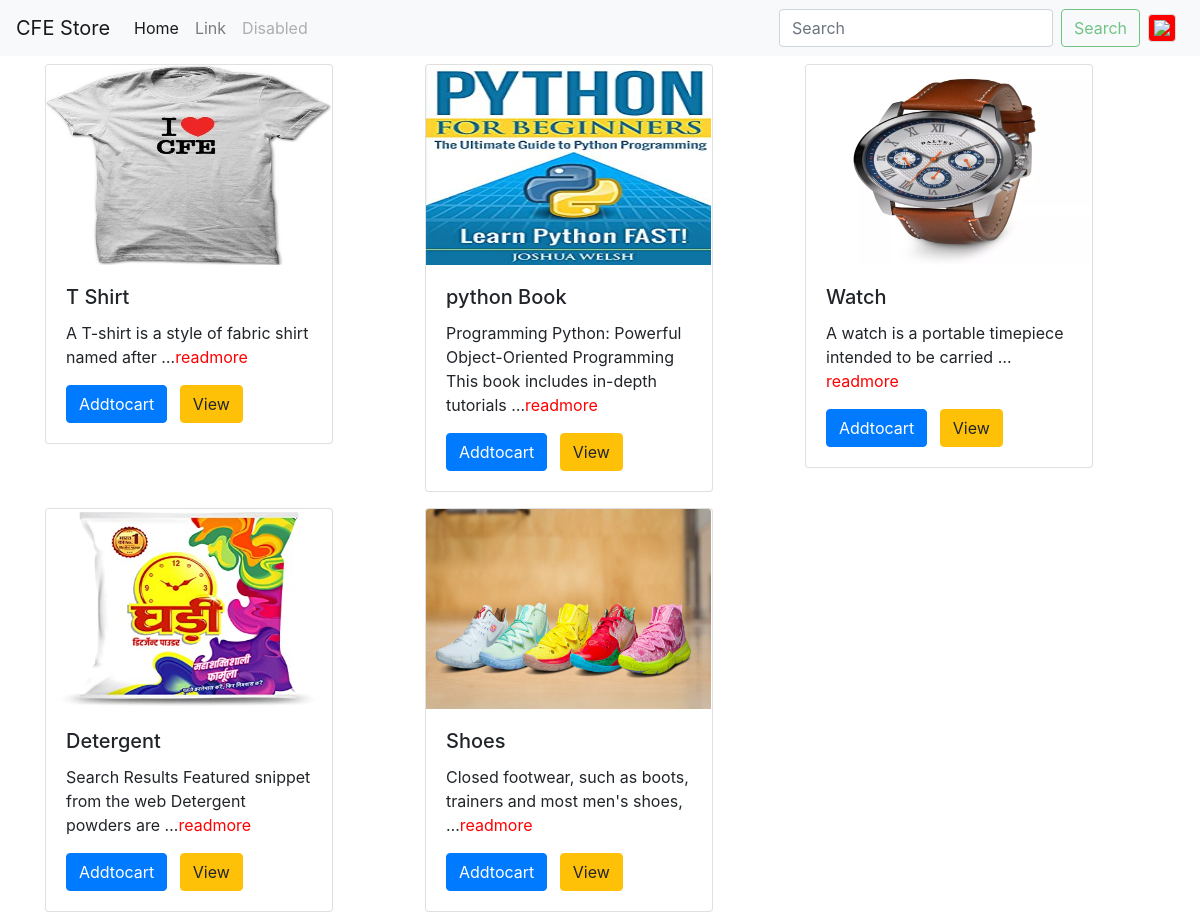
The page / on the database its author committed.
### products/models.py (models this page shows, shortened)
class ProductImage(models.Model):
    product = models.ForeignKey(Product, on_delete=models.CASCADE)
    image = models.ImageField(upload_to='image/', null=True, blank=True)
    featured = models.BooleanField(default=False)
    thumbnail = models.BooleanField(default=False)
    active = models.BooleanField(default=True)
    updated = models.DateTimeField(auto_now_add=False, auto_now=True)

class Product(models.Model):
    title = models.CharField(max_length=120)
    description = models.TextField()
    price = models.DecimalField(decimal_places=2, max_digits=100)
    sale_price = models.DecimalField(decimal_places=2, max_digits=100, \
                                     null=True, blank=True)
    slug = models.SlugField(unique=True)  # Here Slug is the same as the title filed in django
    timestamp = models.DateTimeField(auto_now_add=True, auto_now=False)
    update = models.DateTimeField(auto_now_add=False, auto_now=True)
    active = models.BooleanField(default=True)
    class Meta:
        unique_together = ('title', 'slug')
    @property
    def get_absolute_url(self):
        return reverse("product_detail_view", kwargs={
            "slug": self.slug
        })

### products/views.py (the view)
# urls.py: path('', home, name='home'),
def home(request): #16
    products = Product.objects.all()
    context = {"products": products}
    return render(request, 'products/home.html', context)

### templates/products/home.html (shortened to what this page needs)
{%extends 'base.html'%}
{% load static %}
{% block css%}
<link rel="stylesheet" href="{% static 'css/home.css' %}">
{% endblock %}
{% block content %}
<div class="row">
    {% for product in products %}
    <div class="col-sm-4 my-2">
        <div class="card" style="width: 18rem;">
            {% for item in product.productimage_set.all %}
          <img class="card-img-top image-responsive zoom" style="width:285px;
             height:200px; background-position:center;" id="{{product.id}}" src="media/{{MEDIA_URL}}{{item.image}}" alt="Card image cap">
            {% endfor %}
          <div class="card-body">
            <h5 class="card-title">{{product.title}}</h5>
            <p class="card-text">{{product.description|truncatewords:10}}<a style="color:red;" href="{{ product.get_absolute_url }}">readmore</a></p>
            <a href="{% url 'add_to_cart' product.slug %}" id="{{ product.id }}" class="btn btn-primary addtocart">Addtocart</a>
            <a href="{{ product.get_absolute_url }}" class="btn btn-warning view mx-2">View</a>
          </div>
        </div>
    </div>
    {% endfor %}
</div>
{% endblock %}

### templates/base.html (shortened to what this page needs)
<!DOCTYPE html>
{% load static %}
<html lang="en">
<head>
    <link rel="stylesheet" href="https://stackpath.bootstrapcdn.com/bootstrap/4.3.1/css/bootstrap.min.css">
{% block css%}{% endblock %}
</head>
<body>
{% include 'navbar.html'%}
<div class="container">
{% block content %}
{% endblock %}
</div>
</body>
</html>

### templates/navbar.html (shortened to what this page needs)
{% load static %}
<nav class="navbar navbar-expand-lg navbar-light bg-light">
  <a class="navbar-brand" href="{% url 'home' %}">CFE Store</a>
  <div class="collapse navbar-collapse" id="navbarSupportedContent">
    <ul class="navbar-nav mr-auto">
      <li class="nav-item active">
        <a class="nav-link" href="{% url 'home' %}">Home <span class="sr-only">(current)</span></a>
      </li>
      <li class="nav-item">
        <a class="nav-link" href="#">Link</a>
      </li>
      <li class="nav-item">
        <a class="nav-link disabled" href="#" tabindex="-1" aria-disabled="true">Disabled</a>
      </li>
    </ul>
    <form class="form-inline my-2 my-lg-0" action="{% url 'search'%}">
      <input class="form-control mr-sm-2" name="q" id="textsend" onkeyup="success()" type="search" placeholder="Search" aria-label="Search">
      <button class="btn btn-outline-success my-2 my-sm-0" id="search" type="submit" disabled>Search</button>
    </form>
    <a href="{% url 'cart' %}"><img class="mx-2" id="cart-image" src="{% static 'img/cart.png '%}"></a>
  </div>
</nav>

### static/css/home.css (style rules this page uses)
* { box-sizing: border-box; }

### templates/navbar.html (style rules this page uses)
#cart-image { border: 1px solid #ddd; border-radius: 4px; padding: 5px; width: 35px; background-color: red; }

### rows shown on the page
Product: title "T Shirt", description "A T-shirt is a style of fabric shirt named after …"
ProductImage: image (picture)
Product: title "python Book", description "Programming Python: Powerful Object-Oriented Programming This book includes in-depth tutorials …"
ProductImage: image (picture)
Product: title "Watch", description "A watch is a portable timepiece intended to be carried …"
ProductImage: image (picture)
Product: title "Detergent", description "Search Results Featured snippet from the web Detergent powders are …"
ProductImage: image (picture)
Product: title "Shoes", description "Closed footwear, such as boots, trainers and most men's shoes, …"
ProductImage: image (picture)
